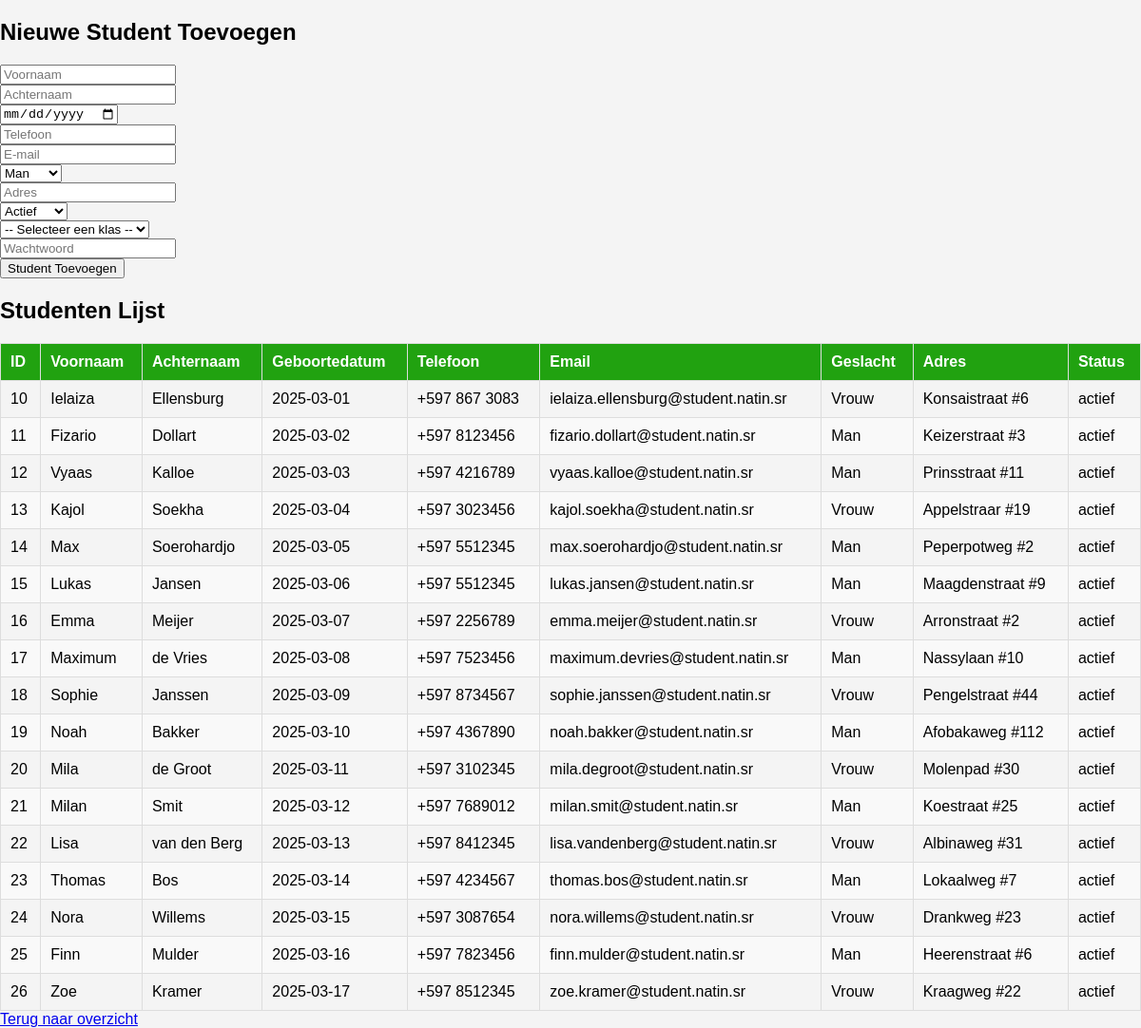
The page /student.creat.php on the database its author committed.
### tables this page shows
CREATE TABLE `studenten` (
  `student_id` int NOT NULL,
  `voornaam` varchar(50) NOT NULL,
  `achternaam` varchar(50) NOT NULL,
  `geboortedatum` date DEFAULT NULL,
  `email` varchar(100) DEFAULT NULL,
  `adres` text,
  `geslacht` varchar(10) DEFAULT NULL,
  `status` enum('actief','deactief') DEFAULT NULL,
  `telefoon` varchar(15) NOT NULL,
  `wachtwoord` varchar(255) NOT NULL,
  `reset_token` varchar(255) DEFAULT NULL
);

### student.creat.php (the view, shortened to what this page needs)
<?php
$servername = "localhost";
$username = "root";
$password = "";
$dbname = "wit";
$conn = new mysqli($servername, $username, $password, $dbname);
$sql = "SELECT student_id, voornaam, achternaam, geboortedatum, telefoon, email, geslacht, adres, status FROM studenten";
$result = $conn->query($sql);
?>
<!DOCTYPE html>
<html lang="nl">
<head>
    <link rel="stylesheet" href="assests/css/student.css">
</head>
<body>
    <h2>Nieuwe Student Toevoegen</h2>
    <form method="post" action="">
        <input type="text" name="voornaam" placeholder="Voornaam" required><br>
        <input type="text" name="achternaam" placeholder="Achternaam" required><br>
        <input type="date" name="geboortedatum" required><br>
        <input type="text" name="telefoon" placeholder="Telefoon" required><br>
        <input type="email" name="email" placeholder="E-mail" required><br>
        <select name="geslacht" required>
            <option value="Man">Man</option>
        </select><br>
        <input type="text" name="adres" placeholder="Adres" required><br>
        <select name="status" required>
            <option value="actief">Actief</option>
        </select><br>
        <select name="klas_id" required>
        <option value="">-- Selecteer een klas --</option>
        </select><br>
        <input type="password" name="wachtwoord" placeholder="Wachtwoord" required><br>
        <button type="submit">Student Toevoegen</button>
    </form>
    <h2>Studenten Lijst</h2>
    <table border="1">
        <thead>
            <tr>
                <th>ID</th>
                <th>Voornaam</th>
                <th>Achternaam</th>
                <th>Geboortedatum</th>
                <th>Telefoon</th>
                <th>Email</th>
                <th>Geslacht</th>
                <th>Adres</th>
                <th>Status</th>
            </tr>
        </thead>
        <tbody>
            <?php
            if ($result->num_rows > 0) {
                while($row = $result->fetch_assoc()) {
                    echo "<tr>";
                    echo "<td>" . $row['student_id'] . "</td>";
                    echo "<td>" . $row['voornaam'] . "</td>";
                    echo "<td>" . $row['achternaam'] . "</td>";
                    echo "<td>" . $row['geboortedatum'] . "</td>";
                    echo "<td>" . $row['telefoon'] . "</td>";
                    echo "<td>" . $row['email'] . "</td>";
                    echo "<td>" . $row['geslacht'] . "</td>";
                    echo "<td>" . $row['adres'] . "</td>";
                    echo "<td>" . $row['status'] . "</td>";
                    echo "</tr>";
                }
            } else {
                echo "<tr><td colspan='9'>Geen personen gevonden</td></tr>";
            }
            ?>
        </tbody>
    </table>
    <a href="student.php">Terug naar overzicht</a>
</body>
</html>

### assests/css/student.css (style rules this page uses)
body { font-family: Arial, sans-serif; background-color: #f4f4f4; margin: 0; padding: 0; }
table { width: 100%; border-collapse: collapse; margin-top: 10px; }
table, th, td { border: 1px solid #ddd; }
th, td { padding: 10px; text-align: left; }
th { background-color: hsl(113, 82%, 35%); color: white; }
tr:nth-child(even) { background-color: #f9f9f9; }

### rows shown on the page
studenten: student_id "10", voornaam "Ielaiza", achternaam "Ellensburg", geboortedatum "2025-03-01", telefoon "+597 867 3083", email "ielaiza.ellensburg@student.natin.sr", geslacht "Vrouw", adres "Konsaistraat #6", status "actief"
studenten: student_id "11", voornaam "Fizario", achternaam "Dollart", geboortedatum "2025-03-02", telefoon "+597 8123456", email "fizario.dollart@student.natin.sr", geslacht "Man", adres "Keizerstraat #3", status "actief"
studenten: student_id "12", voornaam "Vyaas", achternaam "Kalloe", geboortedatum "2025-03-03", telefoon "+597 4216789", email "vyaas.kalloe@student.natin.sr", geslacht "Man", adres "Prinsstraat #11", status "actief"
studenten: student_id "13", voornaam "Kajol", achternaam "Soekha", geboortedatum "2025-03-04", telefoon "+597 3023456", email "kajol.soekha@student.natin.sr", geslacht "Vrouw", adres "Appelstraar #19", status "actief"
studenten: student_id "14", voornaam "Max", achternaam "Soerohardjo", geboortedatum "2025-03-05", telefoon "+597 5512345", email "max.soerohardjo@student.natin.sr", geslacht "Man", adres "Peperpotweg #2", status "actief"
studenten: student_id "15", voornaam "Lukas", achternaam "Jansen", geboortedatum "2025-03-06", telefoon "+597 5512345", email "lukas.jansen@student.natin.sr", geslacht "Man", adres "Maagdenstraat #9", status "actief"
studenten: student_id "16", voornaam "Emma", achternaam "Meijer", geboortedatum "2025-03-07", telefoon "+597 2256789", email "emma.meijer@student.natin.sr", geslacht "Vrouw", adres "Arronstraat #2", status "actief"
studenten: student_id "17", voornaam "Maximum", achternaam "de Vries", geboortedatum "2025-03-08", telefoon "+597 7523456", email "maximum.devries@student.natin.sr", geslacht "Man", adres "Nassylaan #10", status "actief"
studenten: student_id "18", voornaam "Sophie", achternaam "Janssen", geboortedatum "2025-03-09", telefoon "+597 8734567", email "sophie.janssen@student.natin.sr", geslacht "Vrouw", adres "Pengelstraat #44", status "actief"
studenten: student_id "19", voornaam "Noah", achternaam "Bakker", geboortedatum "2025-03-10", telefoon "+597 4367890", email "noah.bakker@student.natin.sr", geslacht "Man", adres "Afobakaweg #112", status "actief"
studenten: student_id "20", voornaam "Mila", achternaam "de Groot", geboortedatum "2025-03-11", telefoon "+597 3102345", email "mila.degroot@student.natin.sr", geslacht "Vrouw", adres "Molenpad #30", status "actief"
studenten: student_id "21", voornaam "Milan", achternaam "Smit", geboortedatum "2025-03-12", telefoon "+597 7689012", email "milan.smit@student.natin.sr", geslacht "Man", adres "Koestraat #25", status "actief"
studenten: student_id "22", voornaam "Lisa", achternaam "van den Berg", geboortedatum "2025-03-13", telefoon "+597 8412345", email "lisa.vandenberg@student.natin.sr", geslacht "Vrouw", adres "Albinaweg #31", status "actief"
studenten: student_id "23", voornaam "Thomas", achternaam "Bos", geboortedatum "2025-03-14", telefoon "+597 4234567", email "thomas.bos@student.natin.sr", geslacht "Man", adres "Lokaalweg #7", status "actief"
studenten: student_id "24", voornaam "Nora", achternaam "Willems", geboortedatum "2025-03-15", telefoon "+597 3087654", email "nora.willems@student.natin.sr", geslacht "Vrouw", adres "Drankweg #23", status "actief"
studenten: student_id "25", voornaam "Finn", achternaam "Mulder", geboortedatum "2025-03-16", telefoon "+597 7823456", email "finn.mulder@student.natin.sr", geslacht "Man", adres "Heerenstraat #6", status "actief"
studenten: student_id "26", voornaam "Zoe", achternaam "Kramer", geboortedatum "2025-03-17", telefoon "+597 8512345", email "zoe.kramer@student.natin.sr", geslacht "Vrouw", adres "Kraagweg #22", status "actief"
